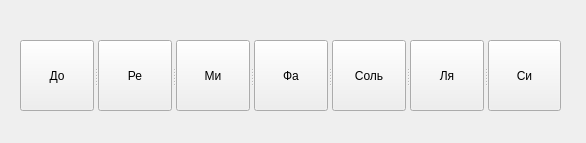
<?xml version="1.0" encoding="UTF-8"?>
<ui version="4.0">
 <class>Form</class>
 <widget class="QWidget" name="Form">
  <property name="geometry">
   <rect>
    <x>0</x>
    <y>0</y>
    <width>586</width>
    <height>143</height>
   </rect>
  </property>
  <property name="windowTitle">
   <string>Пианино</string>
  </property>
  <widget class="QSplitter" name="splitter">
   <property name="geometry">
    <rect>
     <x>20</x>
     <y>40</y>
     <width>541</width>
     <height>71</height>
    </rect>
   </property>
   <property name="orientation">
    <enum>Qt::Horizontal</enum>
   </property>
   <widget class="QPushButton" name="C">
    <property name="text">
     <string>До</string>
    </property>
   </widget>
   <widget class="QPushButton" name="D">
    <property name="text">
     <string>Ре</string>
    </property>
   </widget>
   <widget class="QPushButton" name="E">
    <property name="text">
     <string>Ми</string>
    </property>
   </widget>
   <widget class="QPushButton" name="F">
    <property name="text">
     <string>Фа</string>
    </property>
   </widget>
   <widget class="QPushButton" name="G">
    <property name="text">
     <string>Соль</string>
    </property>
   </widget>
   <widget class="QPushButton" name="A">
    <property name="text">
     <string>Ля</string>
    </property>
   </widget>
   <widget class="QPushButton" name="B">
    <property name="text">
     <string>Си</string>
    </property>
   </widget>
  </widget>
 </widget>
 <resources/>
 <connections/>
</ui>
